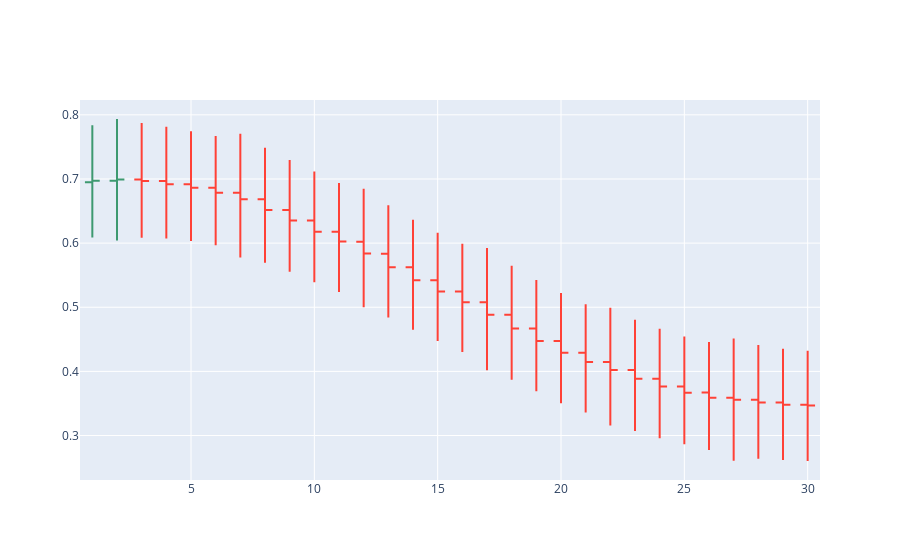
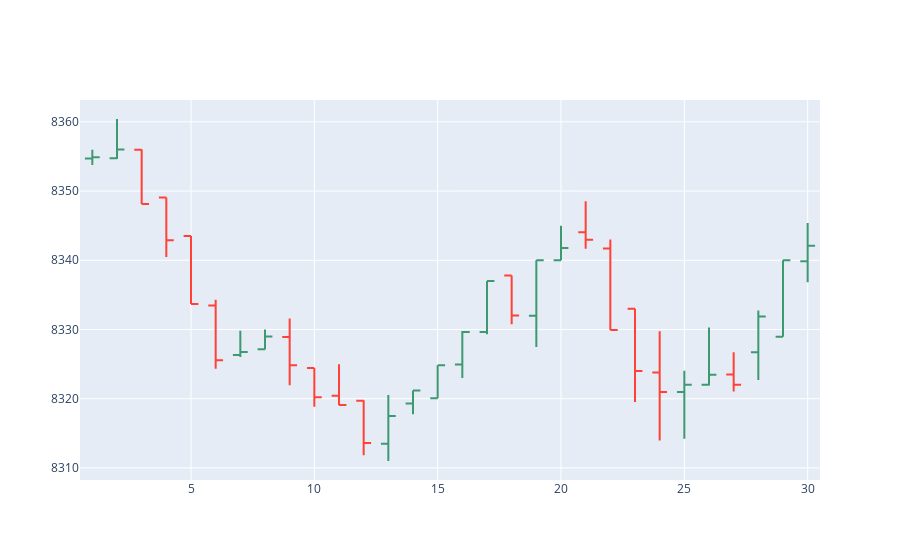
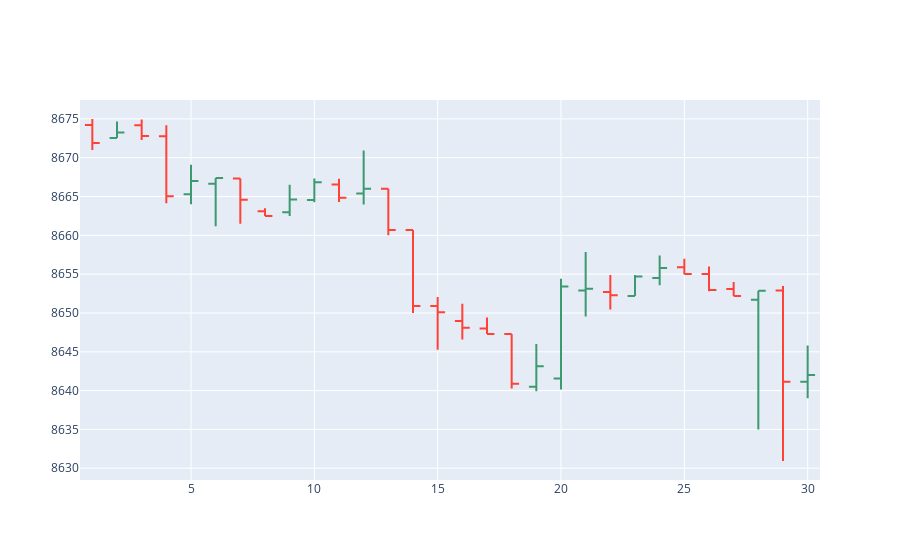
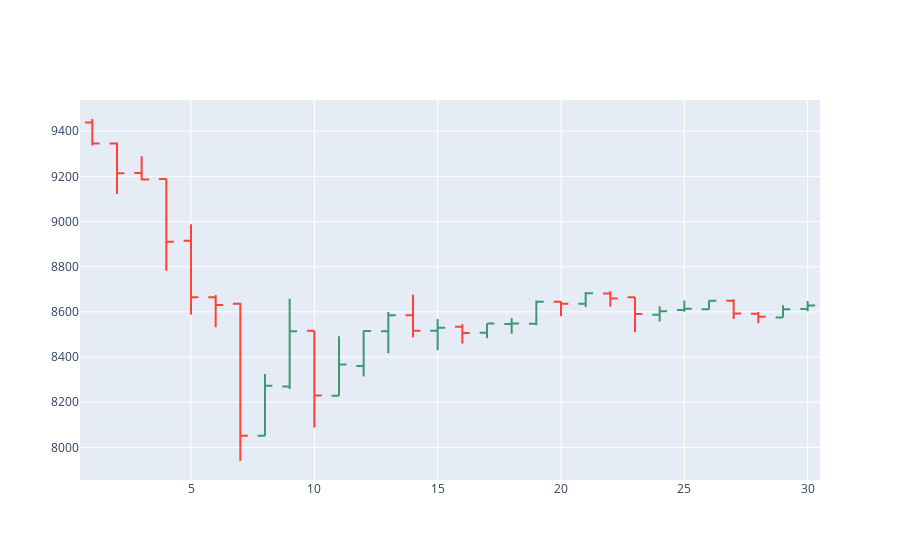

Here is the notebook cell these charts were saved with, in order:
### Code cell
label_i = 0
ta = dsc.loc[label_i]
idcs = list(dfc[dfc.label==label_i].index )
target_1_label = np.concatenate([np.array([(target_list_real[i].max()/target_list_real[i][0,3]),(target_list_real[i].min()/target_list_real[i][0,3])]) for i in idcs]).reshape((len(idcs),2)).mean(axis=0)
to_plot = pd.DataFrame(np.array([ta[[j+"_"+str(i)+"_mean" for i in range(1,31)]].to_list() for j in ["Open","High","Low","Close"]]).transpose(),columns=["Open","High","Low","Close"])
to_plot = to_plot
to_plot["time"]=range(1,31)
fig1 = go.Figure(data=go.Ohlc(x=to_plot['time'],
                             open=to_plot['Open'],
                             high=to_plot['High'],
                             low=to_plot['Low'],
                             close=to_plot['Close']))
  
# show the figure
fig1.update(layout_xaxis_rangeslider_visible=False)
fig1.show()
print(target_1_label)
for i in range(10):
    print(idcs[i*len(idcs)//10])
    real_vals = target_list_real[idcs[i*len(idcs)//10]]
    print(real_vals.min()/real_vals[0,0],real_vals.max()/real_vals[0,0])
    to_plot_real = pd.DataFrame(real_vals,columns=["Open","High","Low","Close"])
    to_plot_real["time"]=range(1,31)
    fig = go.Figure(data=go.Ohlc(x=to_plot_real['time'],
                                 open=to_plot_real['Open'],
                                 high=to_plot_real['High'],
                                 low=to_plot_real['Low'],
                                 close=to_plot_real['Close']))

    # show the figure
    fig.update(layout_xaxis_rangeslider_visible=False)
    fig.show()
